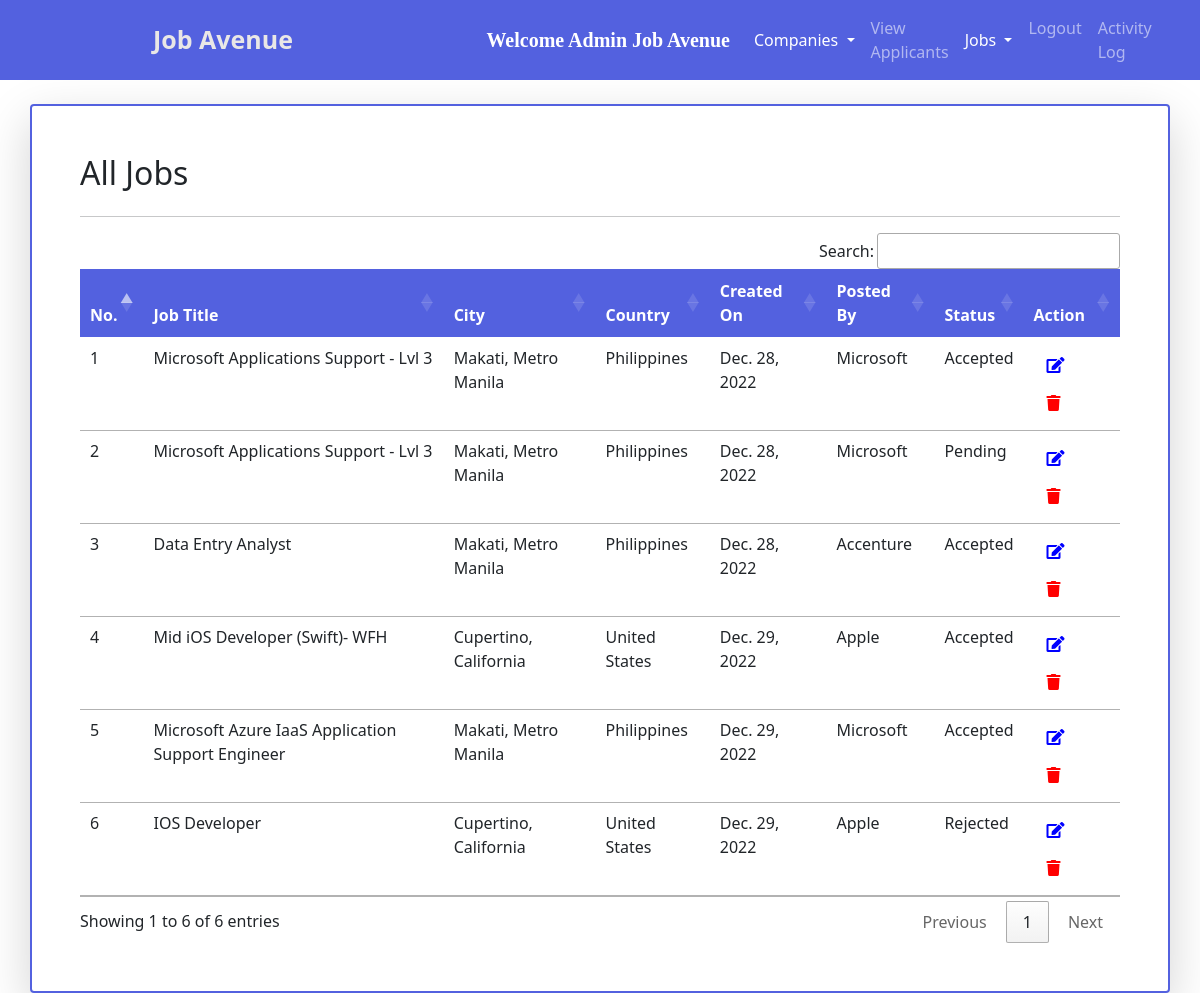
Page /listed_jobs/ (signed in) on the committed database.
### jobs/models.py (models this page shows, shortened)
class Job(models.Model):
    company = models.ForeignKey(Company, on_delete=models.CASCADE)
    start_date = models.DateField()
    end_date = models.DateField()
    title = models.CharField(max_length=200)
    job_type =  models.CharField(max_length=10,default="FULL-TIME")
    salary = models.FloatField()
    image = models.ImageField(upload_to="")
    description = models.TextField(max_length=400)
    experience = models.CharField(max_length=100)
    city = models.CharField(max_length=100,default="")
    country = models.CharField(max_length=100,default="")
    skills = models.CharField(max_length=200)
    status = models.CharField(max_length=10)
    creation_date = models.DateField()

class Company(models.Model):
    user = models.ForeignKey(User, on_delete=models.CASCADE,unique=True)
    phone = models.CharField(max_length=10)
    image = models.ImageField(upload_to="")
    gender =  models.CharField(max_length=10,choices=GENDER_CHOICES,default="MALE")
    type = models.CharField(max_length=15)
    status = models.CharField(max_length=20)
    company_name = models.CharField(max_length=100)
    def __str__ (self):
        return self.company_name

### jobs/views.py (the view)
# urls.py: path("listed_jobs/",views.listed_jobs,name="listed_jobs"),
def listed_jobs(request):
    if not request.user.is_authenticated:
        return redirect("/user_login")
    if not request.user.is_staff:
        return redirect('/')
    jobs = Job.objects.all()
    return render(request,"listed_jobs.html",{'jobs':jobs})

### jobs/templates/listed_jobs.html (shortened to what this page needs)
{% extends 'admin_navbar.html' %}
{% block body %}
<div class="container mt-4 shadow-lg px-5 py-5 rounded " style="border:2px solid #5361df;">
    <div class="row">
        <div class="form-group col-md-6">
            <h2>All Jobs</h2>
        </div>
    </div>
    <hr>
    <table class="table table-hover" id="example">
        <thead>
            <tr>
                <th>No.</th>
                <th>Job Title</th>
                <th>City</th>
                <th>Country</th>
                <th>Created On</th>
                <th>Posted By</th>
                <th>Status</th>
                <th>Action</th>
            </tr>
        </thead>
        <tbody>
            {% for job in jobs %}
            <tr>
                <td>{{forloop.counter}}</td>
                <td>{{job.title}}</td>
                <td>{{job.city}}</td>
                <td>{{job.country}}</td>
                <td>{{job.creation_date}}</td>
                <td>{{job.company}}</td>
                <td>{{job.status}}</td>
                <td><a href="/admin_editjob/{{job.id}}/" class="btn"><i class="fa fa-edit" style="color:blue;"></i></a>
                </a><a href="/admin_deletejob/{{job.id}}/" class="btn"
                onclick="return confirm('Are you sure you want to delete this listing?')"><i
                    class="fa fa-trash" style="color:red;"></i></a>
                </td>
            </tr>
            {% endfor %}
        </tbody>
    </table>
    </div>
{% endblock body %}

### jobs/templates/admin_navbar.html (shortened to what this page needs)
<!doctype html>
<html lang="en">
<head>
  <link href="https://cdn.jsdelivr.net/npm/bootstrap@5.0.2/dist/css/bootstrap.min.css" rel="stylesheet"
>
    <link rel="stylesheet" href="https://cdnjs.cloudflare.com/ajax/libs/font-awesome/5.15.3/css/all.min.css">
  <link rel="stylesheet" href="https://cdn.datatables.net/1.10.25/css/jquery.dataTables.min.css">
  <link rel="stylesheet" href="https://cdn.datatables.net/buttons/1.7.1/css/buttons.dataTables.min.css">
</head>
<body>
  <nav class="navbar navbar-expand-lg navbar-dark">
    <a class="navbar-brand" href="/"><span class="head1" style="margin-left:153px;">Job Avenue</span></a>
    <div class="container w-50">
      <div class="collapse navbar-collapse pull-right" id="navbarSupportedContent">
        <a class="navbar-brand" style="font-weight: bold; font-family: 'Times New Roman', Times, serif;"
          href="#">Welcome {{request.user.get_full_name}}
        </a>
        <ul class="navbar-nav me-auto mb-2 mb-lg-0">
          <div class="collapse navbar-collapse" id="navbarNavDarkDropdown">
            <ul class="navbar-nav">
              <li class="nav-item dropdown">
                <a class="nav-link active dropdown-toggle" href="#" id="navbarDarkDropdownMenuLink" role="button"
                  data-bs-toggle="dropdown" aria-expanded="false">
                  Companies
                </a>
              </li>
            </ul>
          </div>
          <li class="nav-item">
            <a class="nav-link {% block view_applicants %} {% endblock %}" href="/view_applicants/">View Applicants</a>
          </li>
          <div class="collapse navbar-collapse" id="navbarNavDarkDropdown">
            <ul class="navbar-nav">
              <li class="nav-item dropdown">
                <a class="nav-link active dropdown-toggle" href="#" id="navbarDarkDropdownMenuLink" role="button"
                  data-bs-toggle="dropdown" aria-expanded="false">
                  Jobs
                </a>
              </li>
            </ul>
          </div>
          <li class="nav-item" id="nav-item">
            <a class="nav-link pointer">Logout</a>
          </li>
          <li class="nav-item" id="nav-item">
            <a class="nav-link" href="/activity_logs/">Activity Log</a>
          </li>
        </ul>
      </div>
    </div>
  </nav>
  {% block body %}
  {% endblock %}
</body>
</html>

### jobs/templates/admin_navbar.html (style rules this page uses)
.navbar { background-color: #5361df; }
.head1 { color: #e9e7e6; font-size: 25px; font-weight: bold; height: 50px; margin-left: 15px; }
.pull-right { float: right; margin-left: 20px; }
.pointer { cursor: pointer; }

### jobs/templates/listed_jobs.html (style rules this page uses)
table { border-collapse: collapse; width: 100%; }
th, td { text-align: left; padding: 8px; }
thead { background-color: #5361df; }
th { color: white; margin-top:10px; }

### rows in the picture
Job: title "Microsoft Applications Support - Lvl 3", city "Makati, Metro Manila", country "Philippines", creation_date "Dec. 28, 2022", company "Microsoft", status "Accepted"
Job: title "Microsoft Applications Support - Lvl 3", city "Makati, Metro Manila", country "Philippines", creation_date "Dec. 28, 2022", company "Microsoft", status "Pending"
Job: title "Data Entry Analyst", city "Makati, Metro Manila", country "Philippines", creation_date "Dec. 28, 2022", company "Accenture", status "Accepted"
Job: title "Mid iOS Developer (Swift)- WFH", city "Cupertino, California", country "United States", creation_date "Dec. 29, 2022", company "Apple", status "Accepted"
Job: title "Microsoft Azure IaaS Application Support Engineer", city "Makati, Metro Manila", country "Philippines", creation_date "Dec. 29, 2022", company "Microsoft", status "Accepted"
Job: title "IOS Developer", city "Cupertino, California", country "United States", creation_date "Dec. 29, 2022", company "Apple", status "Rejected"

### other values in the picture
{{ request.user.get_full_name }} "Admin Job Avenue"
